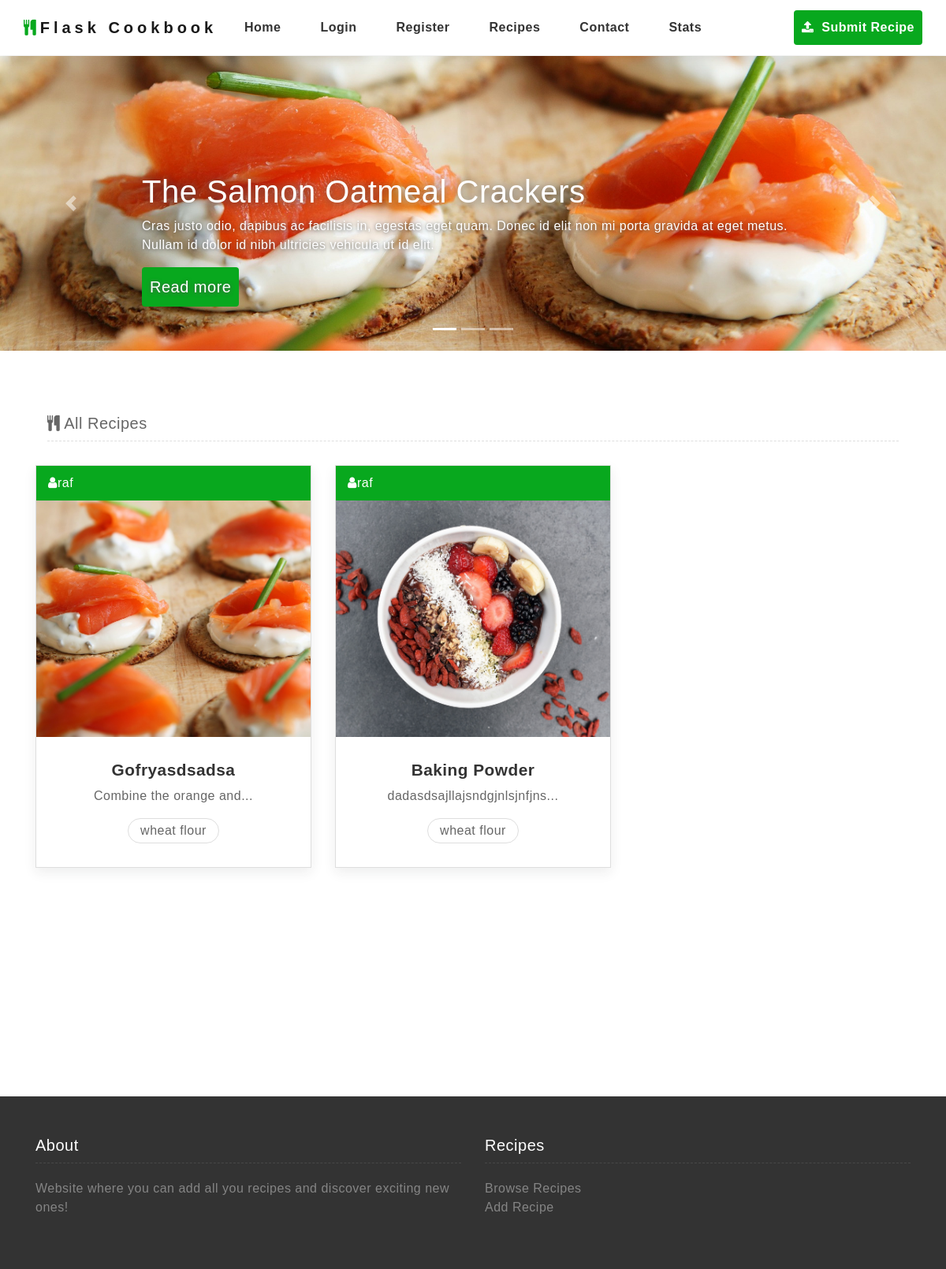
/index, run on the app's committed database.
### app/models.py (models this page shows, shortened)
class Recipe(db.Model):
    __searchable__ = ['name']
    id = db.Column(db.Integer, primary_key=True)
    name = db.Column(db.String(64), index=True, unique=True)
    short_description = db.Column(db.String(64))
    content = db.Column(db.String(50000))
    timestamp = db.Column(db.DateTime, index=True, default=datetime.utcnow)
    user_id = db.Column(db.Integer, db.ForeignKey('user.id'))
    cuisine_id = db.Column(db.Integer, db.ForeignKey('cuisine.id'))
    category_id = db.Column(db.Integer, db.ForeignKey('category.id'))
    calories = db.Column(db.Integer)
    carbohydrates = db.Column(db.Integer)
    proteins = db.Column(db.Integer)
    fats = db.Column(db.Integer)
    cholesterol = db.Column(db.Integer)
    serves_num_people = db.Column(db.Integer)
    time_to_prepare = db.Column(db.Integer)
    cooking_time = db.Column(db.Integer)
    image = db.Column(db.String(128))
    comments = db.relationship('Comment', backref='recipe', lazy='dynamic')
    upvotes = db.Column(db.Integer, default=0)
    _ingredients = db.relationship(
        "Ingredient",
        secondary=ingredients_in_recipe,
        back_populates="recipes")
    _allergens = db.relationship(
        "Allergen",
        secondary=allergens_in_recipe,
        back_populates="recipes")

class User(UserMixin, db.Model):
    id = db.Column(db.Integer, primary_key=True)
    username = db.Column(db.String(64), index=True, unique=True)
    email = db.Column(db.String(120), index=True, unique=True)
    password_hash = db.Column(db.String(128))
    recipes = db.relationship('Recipe', backref='author', lazy='dynamic')
    country_id = db.Column(db.Integer, db.ForeignKey('country.id'))

class Ingredient(db.Model):
    id = db.Column(db.Integer, primary_key=True)
    name = db.Column(db.String(64), unique=True)
    recipes = db.relationship(
        "Recipe",
        secondary=ingredients_in_recipe,
        back_populates="_ingredients")

### app/routes.py (the view)
@app.route('/')
@app.route('/index')
def index():
    Poppulate.poppulate_database()
    recipes = Recipe.query.limit(3).all()
    empty = False
    if not recipes:
        empty=True
    return render_template("index.html", recipes=recipes, empty=empty, sortkey='timestamp', reverse=True)

### app/templates/index.html (shortened to what this page needs)
{% extends "base.html" %}
{% block content %}
<div id="myCarousel" class="carousel slide" data-ride="carousel">
    <ol class="carousel-indicators">
        <li data-target="#myCarousel" data-slide-to="0" class="active"></li>
        <li data-target="#myCarousel" data-slide-to="1"></li>
        <li data-target="#myCarousel" data-slide-to="2"></li>
    </ol>
    <div class="carousel-inner">
        <div class="carousel-item active">
            <img class="first-slide" src="static/img/slider1.jpg" alt="First slide">
            <div class="container">
                <div class="carousel-caption text-left">
                    <h1><a href="recipe-detail.html">The Salmon Oatmeal Crackers</a></h1>
                    <p>Cras justo odio, dapibus ac facilisis in, egestas eget quam. Donec id elit non mi porta gravida
                        at eget metus. Nullam id dolor id nibh ultricies vehicula ut id elit.</p>
                    <p><a class="btn btn-lg btn-primary" href="{{ url_for('recipes_list') }}" role="button">Read more</a></p>
                </div>
            </div>
        </div>
    </div>
    <a class="carousel-control-prev" href="#myCarousel" role="button" data-slide="prev">
        <span class="carousel-control-prev-icon" aria-hidden="true"></span>
    </a>
    <a class="carousel-control-next" href="#myCarousel" role="button" data-slide="next">
        <span class="carousel-control-next-icon" aria-hidden="true"></span>
    </a>
</div>
{% include '_list_recipes.html' %}
{% endblock %}

### app/templates/_recipe.html
{% block main %}
<div id="recipe{{ recipe.id }}" class="col-lg-4 col-sm-6">
    <div class="box grid recipes">
        <div class="by"><i class="fa fa-user" aria-hidden="true"></i>{{ recipe.author.username }}</div>
        <a href="{{ url_for('recipe', recipe_name=recipe.name) }}"><img src="{{recipe.image}}" id="list_image"
                alt=""></a>
        <h2><a href="{{ url_for('recipe', recipe_name=recipe.name) }}">{{ recipe.name }} </a></h2>
        <p>{{ recipe.content | truncate(30) }}</p>
        <div class="tag">
            {% for ingredient in recipe._ingredients %}
            <a href="#">{{ ingredient.name }}</a>
            {% endfor %}
        </div>
    </div>
</div>
{% endblock %}

### data on the page
Recipe: author.username "raf", image (picture), name "Gofryasdsadsa", content "Combine the orange and..."
Ingredient: name "wheat flour"
Recipe: author.username "raf", image (picture), name "Baking Powder", content "dadasdsajllajsndgjnlsjnfjns..."
